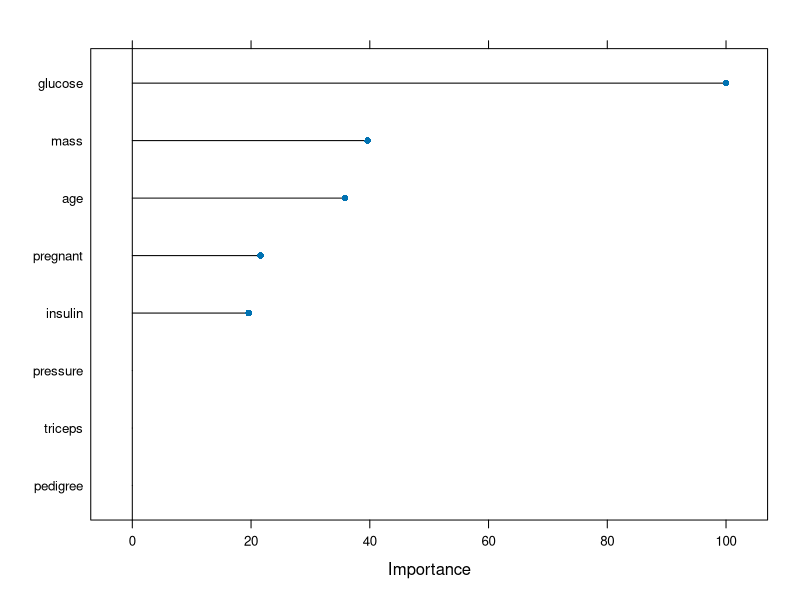
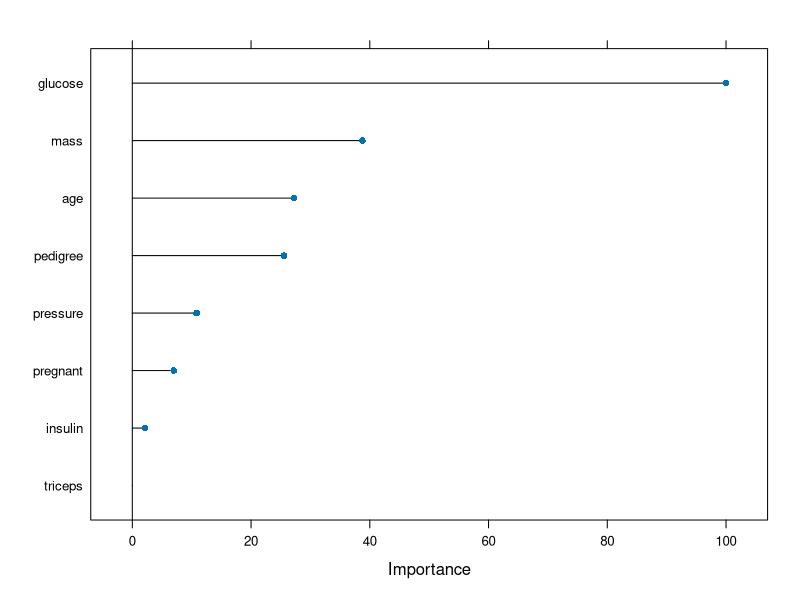
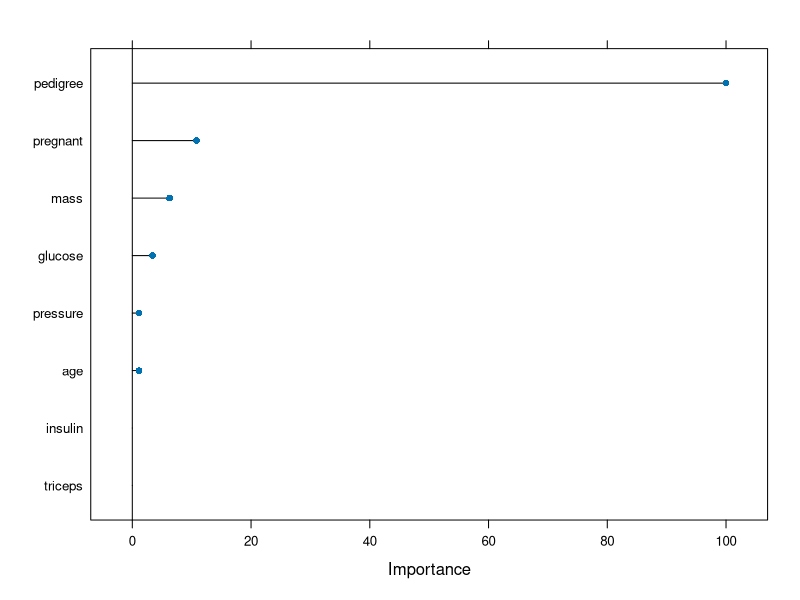
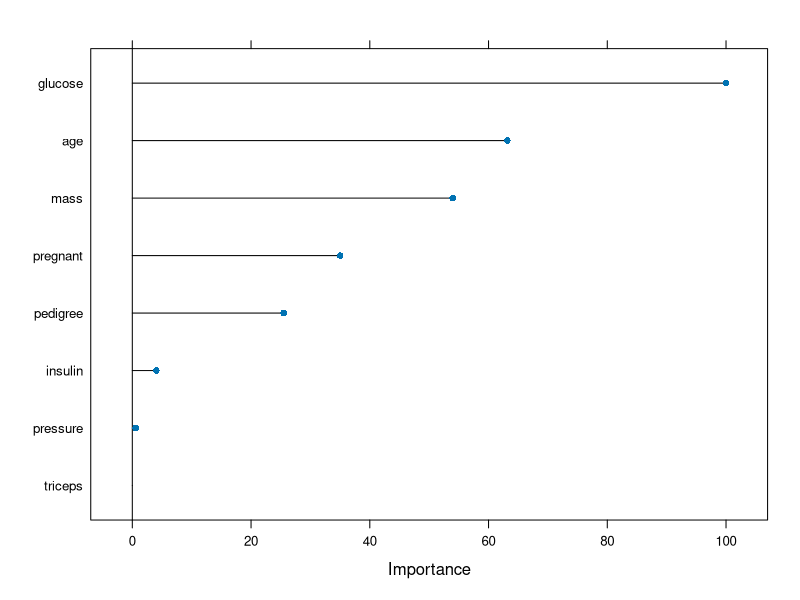

The R script that drew these images, in order:
## ---- chunk 1
knitr::opts_chunk$set(message = FALSE, warning = FALSE)
## ---- chunk 2
library(mlbench)
library(tidyverse)
data(PimaIndiansDiabetes)
df <- tibble(PimaIndiansDiabetes)
## ---- chunk 3
library(caret)
df <- df %>% rename(target=diabetes)
df <- df %>% 
  mutate(target = as.factor(target))
splitIndex <- createDataPartition(df$target, p = .70, 
                                  list = FALSE)
df_train <- df[ splitIndex,]
df_test <- df[-splitIndex,]
model <- train(target ~ ., data=df_train, 
                method = "rpart2",
                maxdepth=3)
pred <- predict(model, df_test)
cm <- confusionMatrix(data = pred, reference = df_test$target)
cm$overall[1]

modelF <- train(target~., data=df_train, 
                method = "rf",
                ntree = 1000) 
predF <- predict(modelF, df_test)
cmF <- confusionMatrix(data = predF, reference = df_test$target)
cmF$overall[1]
plot(varImp(model))
plot(varImp(modelF))
## ---- chunk 4
library(glmnet)
model2 <- train(target ~ ., data=df_train, 
                method = "glmnet")
pred2 <- predict(model2, df_test)
cm2 <- confusionMatrix(data = pred2, reference = df_test$target)
cm2$overall[1]
plot(varImp(model2))
## ---- chunk 5
library(arm)
model3 <- train(target ~ ., data=df_train, 
                method = "bayesglm")
pred3 <- predict(model3, df_test)
cm3 <- confusionMatrix(data = pred3, reference = df_test$target)
cm3$overall[1]

library(rpart)
model4 <- train(target ~ ., data=df_train, 
                method = "rpart1SE")
pred4 <- predict(model4, df_test)
cm4 <- confusionMatrix(data = pred4, reference = df_test$target)
cm4$overall[1]

plot(varImp(model4))
